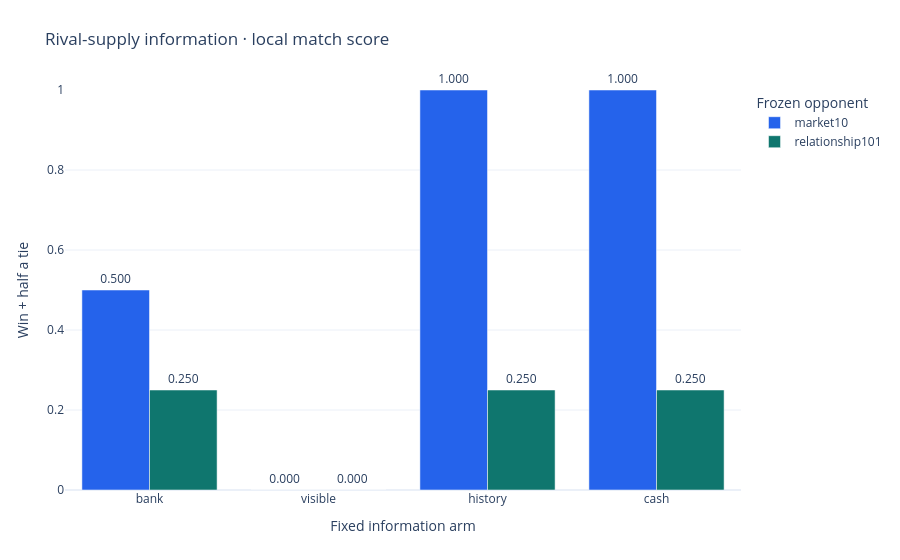

Notebook cell for this chart:
### Markdown cell above
### Primary outcome: wins and ties, not coin production alone

Each opponent/arm group has eight games but only four independent seed clusters.
The full 0–1 vertical scale is preserved in both interactive and static figures.
Opponent families share crop-policy ancestry; this is not a population-wide ranking.
History/cash scored 0.625 pooled versus bank's 0.375. The gain consists entirely of
eight mirror-match ties becoming narrow wins; score against relationship101 did
not improve. This does not justify a general competitive-performance claim.

### Code cell
import sys

sys.path.insert(0, str(root / "scripts"))
from supply_plots import show_match_scores

groups4 = games4.groupby(["opponent", "arm"]).agg(
    games=("match_score", "size"),
    wins=("match_score", lambda s: (s == 1).sum()),
    ties=("match_score", lambda s: (s == 0.5).sum()),
    score=("match_score", "mean"),
    coins=("coins", "mean"),
    margin=("coin_margin", "mean"),
)
display(groups4.round(3))
score_table4 = groups4.score.unstack("opponent").reindex(["bank", "visible", "history", "cash"])
show_match_scores(score_table4)

### Figure 1 — Plotly figure (JSON) as saved in the notebook; plotly's stock layout.template omitted (floating-point values rounded to 4 significant figures)
{"data": [{"cliponaxis": false, "marker": {"color": "#2563eb"}, "name": "market10", "text": ["0.500", "0.000", "1.000", "1.000"], "textposition": "outside", "type": "bar", "x": ["bank", "visible", "history", "cash"], "y": [0.5, 0.0, 1.0, 1.0]}, {"cliponaxis": false, "marker": {"color": "#0f766e"}, "name": "relationship101", "text": ["0.250", "0.000", "0.250", "0.250"], "textposition": "outside", "type": "bar", "x": ["bank", "visible", "history", "cash"], "y": [0.25, 0.0, 0.25, 0.25]}], "layout": {"barmode": "group", "legend": {"title": {"text": "Frozen opponent"}}, "margin": {"b": 70, "l": 65, "r": 25, "t": 90}, "title": {"text": "Rival-supply information · local match score"}, "xaxis": {"title": {"text": "Fixed information arm"}}, "yaxis": {"range": [0, 1], "title": {"text": "Win + half a tie"}}}}
